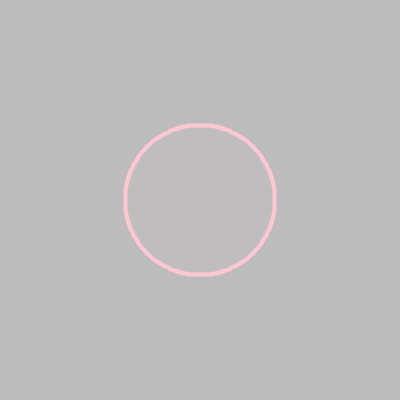
Frame 1 (no input)
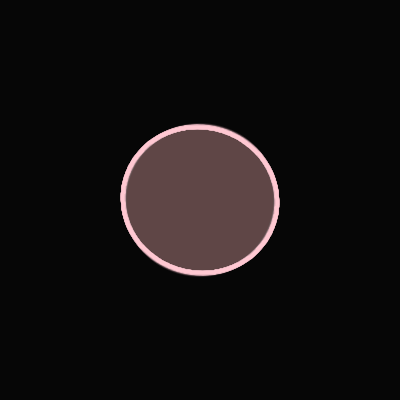
Frame 60 (the mouse pressed at the canvas centre just before this capture)
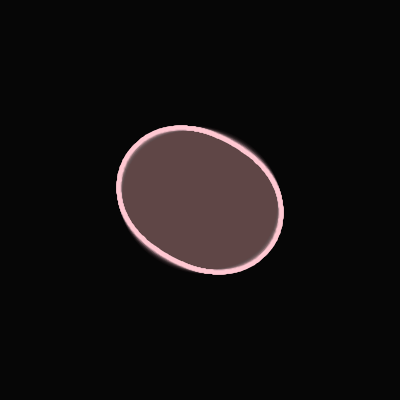
Frame 120 (the mouse held since frame 60 and released just before this capture)

The Processing sketch that drew these frames (run headless with seeded random() and noise(); from frame 60 on, the mouse is pressed at the canvas centre):

// Processing sketch: processing_178949
// ── processing_178949.pde

cell c;
float j = 0;

void setup()
{
  size(400, 400);
  smooth();
  c = new cell(0., 0., 75.); 
 
  strokeJoin(ROUND);
  strokeWeight(4);
  stroke(255,200,210);
  fill(255,200,210,10); 
}


void draw()
{
  pushStyle();
    noStroke();
    fill(0, 20);
    rect(0,0,width,height);
  popStyle();
  
  translate(width/2, height/2);
  rotate(j);
  
  c.oscilate(j);
  c.display();
  
  j += radians(0.25);
}


class cell
{
  int x, y;
  int r0;
  float a, b; 
 
  cell(float x_, float y_, float r0_)
  {
    x = int(x_);
    y = int(y_);
    r0 = int(r0_);
    a = 1.;
    b = 0.;

  }
 
  void display()
  {

    pushMatrix();
      translate(x, y);
      rotate(-PI/4);  //make the cell divide on the horizontal by default
      beginShape();
        for(int i = 0; i < 360; i += 1)
        {
          float angle = radians(i);           
          
          //change the radius according to the angle to make the new form      
          float r = r0 * (a + b * sq(cos(angle) + sin(angle)));
      
          //turn around (x,y), this line replace  rotate to allow the use of vertex 
          vertex(r*cos(angle), r*sin(angle)); 
        }
      endShape(CLOSE);
    popMatrix();
  }
  
  void oscilate(float osc)
  {
    //change a and b to oscilate between one circle and two "ellipses"
    a = abs(cos(osc));
    b = 1 - abs(cos(osc));
  }
  
}
